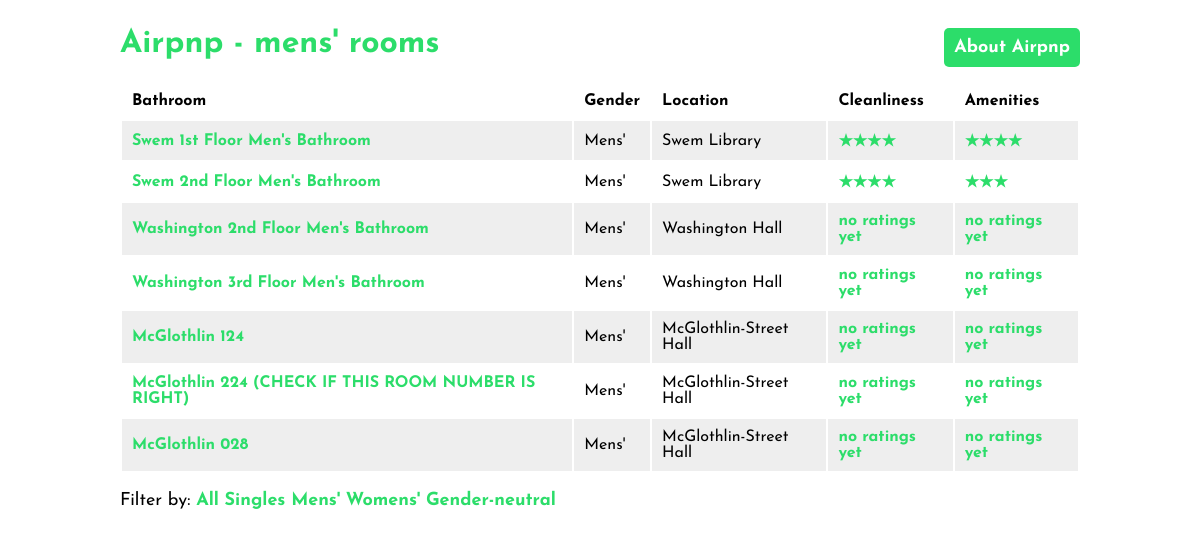
/bathrooms/?filtertype=mens, run on the app's committed database.
### bathrooms/models.py (models this page shows, shortened)
class Bathroom(models.Model):
	name = models.CharField(max_length=100)
	gender = models.PositiveSmallIntegerField() # 0 = male; 1 = female; 2 = gender-neutral
	urinals = models.PositiveSmallIntegerField()
	stalls = models.PositiveSmallIntegerField()
	handicap_stalls = models.PositiveSmallIntegerField()
	sinks = models.PositiveSmallIntegerField()
	paper_towels = models.PositiveSmallIntegerField()
	hand_dryers = models.PositiveSmallIntegerField()
	windows = models.PositiveSmallIntegerField()
	location = models.ForeignKey(Location, on_delete=models.CASCADE)
	location_desc = models.CharField(max_length=300, blank=True)

class Location(models.Model):
	human_readable_location = models.CharField(max_length=100)
	google_maps_link = models.CharField(max_length=50)
	google_maps_embed = models.CharField(max_length=500)

### bathrooms/views.py (the view)
def list(request):
	bathroom_list = Bathroom.objects.all()
	heading = 'all bathrooms'
	filtertype = request.GET.get('filtertype')
	if filtertype == 'singles':
		bathroom_list = Bathroom.objects.filter(urinals=1)
		heading = 'single bathrooms'
	if filtertype == 'mens':
		bathroom_list = Bathroom.objects.filter(gender=0)
		heading = 'mens\' rooms'
	if filtertype == 'womens':
		bathroom_list = Bathroom.objects.filter(gender=1)
		heading = 'womens\' rooms'
	if filtertype == 'genderneutral':
		bathroom_list = Bathroom.objects.filter(gender=2)
		heading = 'gender neutral rooms'
	length = len(bathroom_list)
	ratings_list = []
	for bathroom in bathroom_list:
		ratings = Rating.objects.filter(bathroom__id=bathroom.id)
		numberRatings = getRatings(bathroom, ratings)
		starRatings = {
			'cleanliness': numToStars(numberRatings['cleanliness']),
			'amenities': numToStars(numberRatings['amenities']),
		}
		ratings_list.append(starRatings)
	return render(request, 'bathrooms/list.html', {
		'bathroom_list': zip(bathroom_list, ratings_list),
		'heading': heading,
		'length': length
	})

### bathrooms/views.py (called while the page is built)
def getRatings(bathroom, ratings):
	cleanliness_rating_sum = 0
	amenities_rating_sum = 0
	rating_n = 0
	for rating in ratings:
		cleanliness_rating_sum += rating.cleanliness_rating
		amenities_rating_sum += rating.amenities_rating
		rating_n += 1
	cleanliness_rating = 'no ratings yet'
	amenities_rating = 'no ratings yet'
	if rating_n > 0:
		cleanliness_rating = cleanliness_rating_sum / rating_n
		amenities_rating = amenities_rating_sum / rating_n
	return {
		'cleanliness': cleanliness_rating,
		'amenities': amenities_rating
	}

def numToStars(rating):
	if rating == 'no ratings yet':
		return rating
	rating = round(rating)
	string = ''
	for i in range(rating):
		string += '&#9733;'
	return string

### bathrooms/templates/bathrooms/list.html (shortened to what this page needs)
{% extends "bathrooms/template.html" %}
{% block content %}
<div id="title">
	<h1>Airpnp - {{ heading }}</h1>
	<p id="navbutton"><a href="{% url 'index' %}">About Airpnp</a></p>
</div>
{% if bathroom_list and length > 0%}
	<table>
		<tr>
			<th>Bathroom</th>
			<th>Gender</th>
			<th>Location</th>
			<th>Cleanliness</th>
			<th>Amenities</th>
		</tr>
	{% for bathroom, rating in bathroom_list %}
		<tr>
			<td><a href="{% url 'bathrooms:detail' bathroom.id %}">{{ bathroom.name }}</a></td>
			<td>
				{% if bathroom.gender == 0 %} Mens' {% endif %}
			</td>
			<td>{{ bathroom.location.human_readable_location }}</td>
			<td>{{ rating.cleanliness|safe|escape }}</td>
			<td>{{ rating.amenities|safe|escape }}</td>
		</tr>
	{% endfor %}
	</table>
{% else %}
<p>No bathrooms here :(</p>
<p>Unfortunately you'll have to take your business elsewhere.</p>
{% endif %}
<p>Filter by: <a href="{% url 'bathrooms:list' %}">All</a> <a href="{% url 'bathrooms:list' %}?filtertype=singles">Singles</a> <a href="{% url 'bathrooms:list' %}?filtertype=mens">Mens'</a> <a href="{% url 'bathrooms:list' %}?filtertype=womens">Womens'</a> <a href="{% url 'bathrooms:list' %}?filtertype=genderneutral">Gender-neutral</a>
{% endblock %}

### bathrooms/static/style.css (style rules this page uses)
body { font-family: 'Josefin Sans', sans-serif; width: 80%; min-width: 400px; margin-left: auto; margin-right: auto; padding: 20px; }
h1 { color: #2cdd6a; font-weight: bold; margin-top: 0px; }
p { font-size: 18px; }
a { font-weight: bold; text-decoration: none; }
a:visited, a:link { color: #2cdd6a; }
#title { position: relative; }
#navbutton a { position: absolute; right: 0px; top: 0px; }
#navbutton a, input[type=submit] { color: #ffffff; background-color: #2cdd6a; padding: 10px; border-radius: 5px; border: none; font-family: inherit; font-size: inherit; }
table { width: 100%; }
th { text-align: left; }
td, th { padding: 10px; }
tr:nth-child(even) { background-color: #eeeeee; }
td:nth-child(4), td:nth-child(5) { color: #2cdd6a; font-weight: bold; }

### data on the page
Bathroom: name "Swem 1st Floor Men's Bathroom", gender "Mens'", location.human_readable_location "Swem Library", cleanliness "★★★★", amenities "★★★★"
Bathroom: name "Swem 2nd Floor Men's Bathroom", gender "Mens'", location.human_readable_location "Swem Library", cleanliness "★★★★", amenities "★★★"
Bathroom: name "Washington 2nd Floor Men's Bathroom", gender "Mens'", location.human_readable_location "Washington Hall", cleanliness "no ratings yet", amenities "no ratings yet"
Bathroom: name "Washington 3rd Floor Men's Bathroom", gender "Mens'", location.human_readable_location "Washington Hall", cleanliness "no ratings yet", amenities "no ratings yet"
Bathroom: name "McGlothlin 124", gender "Mens'", location.human_readable_location "McGlothlin-Street Hall", cleanliness "no ratings yet", amenities "no ratings yet"
Bathroom: name "McGlothlin 224 (CHECK IF THIS ROOM NUMBER IS RIGHT)", gender "Mens'", location.human_readable_location "McGlothlin-Street Hall", cleanliness "no ratings yet", amenities "no ratings yet"
Bathroom: name "McGlothlin 028", gender "Mens'", location.human_readable_location "McGlothlin-Street Hall", cleanliness "no ratings yet", amenities "no ratings yet"

### other printed values
{{ heading }} "mens' rooms"
